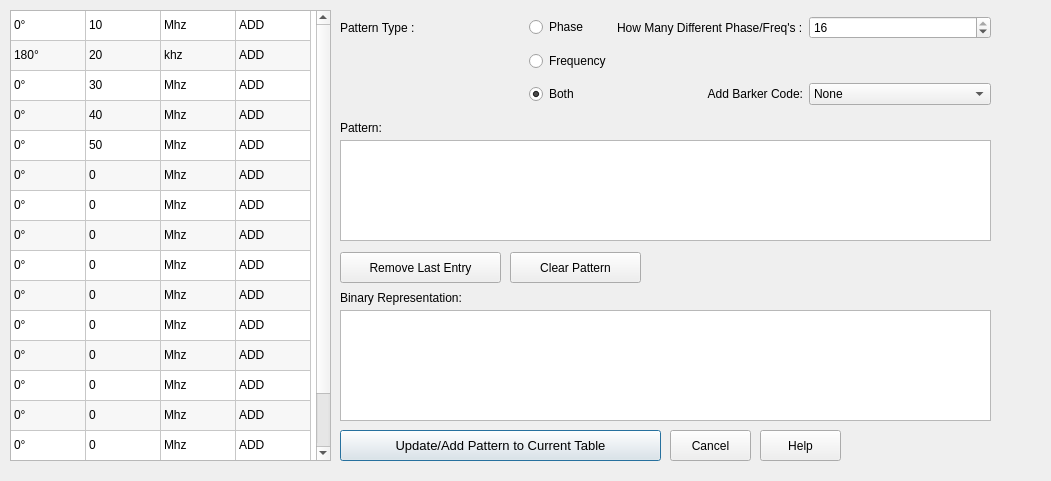
      <widget class="QWidget" name="Freq_phase_tab">
       <property name="geometry">
        <rect>
         <x>0</x>
         <y>0</y>
         <width>1051</width>
         <height>481</height>
        </rect>
       </property>
       <attribute name="label">
        <string>Create or Edit Freq/Phase Patterns in Table</string>
       </attribute>
       <widget class="QWidget" name="gridLayoutWidget">
        <property name="geometry">
         <rect>
          <x>340</x>
          <y>10</y>
          <width>651</width>
          <height>101</height>
         </rect>
        </property>
        <layout class="QGridLayout" name="gridLayout">
         <item row="0" column="0">
          <widget class="QLabel" name="label_2">
           <property name="text">
            <string>Pattern Type : </string>
           </property>
          </widget>
         </item>
         <item row="1" column="1">
          <widget class="QRadioButton" name="freq_pattern_type_radio_button">
           <property name="text">
            <string>Frequency</string>
           </property>
          </widget>
         </item>
         <item row="0" column="1">
          <widget class="QRadioButton" name="phase_pattern_type_radio_button">
           <property name="text">
            <string>Phase</string>
           </property>
          </widget>
         </item>
         <item row="2" column="1">
          <widget class="QRadioButton" name="both_pattern_type_radio_button">
           <property name="text">
            <string>Both</string>
           </property>
           <property name="checked">
            <bool>true</bool>
           </property>
          </widget>
         </item>
         <item row="1" column="3">
          <spacer name="horizontalSpacer_6">
           <property name="orientation">
            <enum>Qt::Horizontal</enum>
           </property>
           <property name="sizeHint" stdset="0">
            <size>
             <width>40</width>
             <height>20</height>
            </size>
           </property>
          </spacer>
         </item>
         <item row="0" column="3">
          <widget class="QSpinBox" name="how_many_different_phase_or_freq_spin_box">
           <property name="minimum">
            <number>2</number>
           </property>
           <property name="maximum">
            <number>16</number>
           </property>
           <property name="value">
            <number>16</number>
           </property>
          </widget>
         </item>
         <item row="0" column="2">
          <widget class="QLabel" name="label_3">
           <property name="text">
            <string>How Many Different Phase/Freq's :</string>
           </property>
          </widget>
         </item>
         <item row="2" column="0">
          <spacer name="horizontalSpacer">
           <property name="orientation">
            <enum>Qt::Horizontal</enum>
           </property>
           <property name="sizeHint" stdset="0">
            <size>
             <width>18</width>
             <height>20</height>
            </size>
           </property>
          </spacer>
         </item>
         <item row="1" column="0">
          <spacer name="horizontalSpacer_4">
           <property name="orientation">
            <enum>Qt::Horizontal</enum>
           </property>
           <property name="sizeHint" stdset="0">
            <size>
             <width>40</width>
             <height>20</height>
            </size>
           </property>
          </spacer>
         </item>
         <item row="1" column="2">
          <spacer name="horizontalSpacer_5">
           <property name="orientation">
            <enum>Qt::Horizontal</enum>
           </property>
           <property name="sizeHint" stdset="0">
            <size>
             <width>40</width>
             <height>20</height>
            </size>
           </property>
          </spacer>
         </item>
         <item row="2" column="2">
          <widget class="QLabel" name="add_barker_code_label">
           <property name="layoutDirection">
            <enum>Qt::LeftToRight</enum>
           </property>
           <property name="text">
            <string>Add Barker Code:</string>
           </property>
           <property name="alignment">
            <set>Qt::AlignRight|Qt::AlignTrailing|Qt::AlignVCenter</set>
           </property>
          </widget>
         </item>
         <item row="2" column="3">
          <widget class="QComboBox" name="comboBox">
           <item>
            <property name="text">
             <string>None</string>
            </property>
           </item>
           <item>
            <property name="text">
             <string>2A</string>
            </property>
           </item>
           <item>
            <property name="text">
             <string>2B</string>
            </property>
           </item>
           <item>
            <property name="text">
             <string>3</string>
            </property>
           </item>
           <item>
            <property name="text">
             <string>4A</string>
            </property>
           </item>
           <item>
            <property name="text">
             <string>4B</string>
            </property>
           </item>
           <item>
            <property name="text">
             <string>5</string>
            </property>
           </item>
           <item>
            <property name="text">
             <string>7</string>
            </property>
           </item>
           <item>
            <property name="text">
             <string>11</string>
            </property>
           </item>
           <item>
            <property name="text">
             <string>13</string>
            </property>
           </item>
          </widget>
         </item>
        </layout>
       </widget>
       <widget class="QPushButton" name="help_editing_pattern_push_button">
        <property name="geometry">
         <rect>
          <x>760</x>
          <y>430</y>
          <width>81</width>
          <height>31</height>
         </rect>
        </property>
        <property name="text">
         <string>Help</string>
        </property>
       </widget>
       <widget class="QTextEdit" name="pattern_binary_pattern_shown_text_editor">
        <property name="geometry">
         <rect>
          <x>340</x>
          <y>310</y>
          <width>651</width>
          <height>111</height>
         </rect>
        </property>
        <property name="readOnly">
         <bool>true</bool>
        </property>
       </widget>
       <widget class="QTableWidget" name="phase_freq_pattern_entry_table">
        <property name="geometry">
         <rect>
          <x>10</x>
          <y>10</y>
          <width>321</width>
          <height>451</height>
         </rect>
        </property>
        <property name="sizePolicy">
         <sizepolicy hsizetype="Expanding" vsizetype="Expanding">
          <horstretch>0</horstretch>
          <verstretch>0</verstretch>
         </sizepolicy>
        </property>
        <property name="minimumSize">
         <size>
          <width>221</width>
          <height>0</height>
         </size>
        </property>
        <property name="horizontalScrollBarPolicy">
         <enum>Qt::ScrollBarAlwaysOff</enum>
        </property>
        <property name="alternatingRowColors">
         <bool>true</bool>
        </property>
        <property name="rowCount">
         <number>16</number>
        </property>
        <property name="columnCount">
         <number>4</number>
        </property>
        <attribute name="horizontalHeaderVisible">
         <bool>false</bool>
        </attribute>
        <attribute name="horizontalHeaderMinimumSectionSize">
         <number>20</number>
        </attribute>
        <attribute name="horizontalHeaderDefaultSectionSize">
         <number>75</number>
        </attribute>
        <attribute name="verticalHeaderVisible">
         <bool>false</bool>
        </attribute>
        <row/>
        <row/>
        <row/>
        <row/>
        <row/>
        <row/>
        <row/>
        <row/>
        <row/>
        <row/>
        <row/>
        <row/>
        <row/>
        <row/>
        <row/>
        <row/>
        <column/>
        <column/>
        <column/>
        <column/>
        <item row="0" column="0">
         <property name="text">
          <string>0°</string>
         </property>
        </item>
        <item row="0" column="1">
         <property name="text">
          <string>10</string>
         </property>
        </item>
        <item row="0" column="2">
         <property name="text">
          <string>Mhz</string>
         </property>
        </item>
        <item row="0" column="3">
         <property name="text">
          <string>ADD</string>
         </property>
         <property name="flags">
          <set>ItemIsSelectable|ItemIsDragEnabled|ItemIsDropEnabled|ItemIsUserCheckable|ItemIsEnabled</set>
         </property>
        </item>
        <item row="1" column="0">
         <property name="text">
          <string>180°</string>
         </property>
        </item>
        <item row="1" column="1">
         <property name="text">
          <string>20</string>
         </property>
        </item>
        <item row="1" column="2">
         <property name="text">
          <string>khz</string>
         </property>
        </item>
        <item row="1" column="3">
         <property name="text">
          <string>ADD</string>
         </property>
         <property name="flags">
          <set>ItemIsSelectable|ItemIsDragEnabled|ItemIsDropEnabled|ItemIsUserCheckable|ItemIsEnabled</set>
         </property>
        </item>
        <item row="2" column="0">
         <property name="text">
          <string>0°</string>
         </property>
        </item>
        <item row="2" column="1">
         <property name="text">
          <string>30</string>
         </property>
        </item>
        <item row="2" column="2">
         <property name="text">
          <string>Mhz</string>
         </property>
        </item>
        <item row="2" column="3">
         <property name="text">
          <string>ADD</string>
         </property>
         <property name="flags">
          <set>ItemIsSelectable|ItemIsDragEnabled|ItemIsDropEnabled|ItemIsUserCheckable|ItemIsEnabled</set>
         </property>
        </item>
        <item row="3" column="0">
         <property name="text">
          <string>0°</string>
         </property>
        </item>
        <item row="3" column="1">
         <property name="text">
          <string>40</string>
         </property>
        </item>
        <item row="3" column="2">
         <property name="text">
          <string>Mhz</string>
         </property>
        </item>
        <item row="3" column="3">
         <property name="text">
          <string>ADD</string>
         </property>
         <property name="flags">
          <set>ItemIsSelectable|ItemIsDragEnabled|ItemIsDropEnabled|ItemIsUserCheckable|ItemIsEnabled</set>
         </property>
        </item>
        <item row="4" column="0">
         <property name="text">
          <string>0°</string>
         </property>
        </item>
        <item row="4" column="1">
         <property name="text">
          <string>50</string>
         </property>
        </item>
        <item row="4" column="2">
         <property name="text">
          <string>Mhz</string>
         </property>
        </item>
        <item row="4" column="3">
         <property name="text">
          <string>ADD</string>
         </property>
         <property name="flags">
          <set>ItemIsSelectable|ItemIsDragEnabled|ItemIsDropEnabled|ItemIsUserCheckable|ItemIsEnabled</set>
         </property>
        </item>
        <item row="5" column="0">
         <property name="text">
          <string>0°</string>
         </property>
        </item>
        <item row="5" column="1">
         <property name="text">
          <string>0</string>
         </property>
        </item>
        <item row="5" column="2">
         <property name="text">
          <string>Mhz</string>
         </property>
        </item>
        <item row="5" column="3">
         <property name="text">
          <string>ADD</string>
         </property>
         <property name="flags">
          <set>ItemIsSelectable|ItemIsDragEnabled|ItemIsDropEnabled|ItemIsUserCheckable|ItemIsEnabled</set>
         </property>
        </item>
        <item row="6" column="0">
         <property name="text">
          <string>0°</string>
         </property>
        </item>
        <item row="6" column="1">
         <property name="text">
          <string>0</string>
         </property>
        </item>
        <item row="6" column="2">
         <property name="text">
          <string>Mhz</string>
         </property>
        </item>
        <item row="6" column="3">
         <property name="text">
          <string>ADD</string>
         </property>
         <property name="flags">
          <set>ItemIsSelectable|ItemIsDragEnabled|ItemIsDropEnabled|ItemIsUserCheckable|ItemIsEnabled</set>
         </property>
        </item>
        <item row="7" column="0">
         <property name="text">
          <string>0°</string>
         </property>
        </item>
        <item row="7" column="1">
         <property name="text">
          <string>0</string>
         </property>
        </item>
        <item row="7" column="2">
         <property name="text">
          <string>Mhz</string>
         </property>
        </item>
        <item row="7" column="3">
         <property name="text">
          <string>ADD</string>
         </property>
         <property name="flags">
          <set>ItemIsSelectable|ItemIsDragEnabled|ItemIsDropEnabled|ItemIsUserCheckable|ItemIsEnabled</set>
         </property>
        </item>
        <item row="8" column="0">
         <property name="text">
          <string>0°</string>
         </property>
        </item>
        <item row="8" column="1">
         <property name="text">
          <string>0</string>
         </property>
        </item>
        <item row="8" column="2">
         <property name="text">
          <string>Mhz</string>
         </property>
        </item>
        <item row="8" column="3">
         <property name="text">
          <string>ADD</string>
         </property>
         <property name="flags">
          <set>ItemIsSelectable|ItemIsDragEnabled|ItemIsDropEnabled|ItemIsUserCheckable|ItemIsEnabled</set>
         </property>
        </item>
        <item row="9" column="0">
         <property name="text">
          <string>0°</string>
         </property>
        </item>
        <item row="9" column="1">
         <property name="text">
          <string>0</string>
         </property>
        </item>
        <item row="9" column="2">
         <property name="text">
          <string>Mhz</string>
         </property>
        </item>
        <item row="9" column="3">
         <property name="text">
          <string>ADD</string>
         </property>
         <property name="flags">
          <set>ItemIsSelectable|ItemIsDragEnabled|ItemIsDropEnabled|ItemIsUserCheckable|ItemIsEnabled</set>
         </property>
        </item>
        <item row="10" column="0">
         <property name="text">
          <string>0°</string>
         </property>
        </item>
        <item row="10" column="1">
         <property name="text">
          <string>0</string>
         </property>
        </item>
        <item row="10" column="2">
         <property name="text">
          <string>Mhz</string>
         </property>
        </item>
        <item row="10" column="3">
         <property name="text">
          <string>ADD</string>
         </property>
         <property name="flags">
          <set>ItemIsSelectable|ItemIsDragEnabled|ItemIsDropEnabled|ItemIsUserCheckable|ItemIsEnabled</set>
         </property>
        </item>
        <item row="11" column="0">
         <property name="text">
          <string>0°</string>
         </property>
        </item>
        <item row="11" column="1">
         <property name="text">
          <string>0</string>
         </property>
        </item>
        <item row="11" column="2">
         <property name="text">
          <string>Mhz</string>
         </property>
        </item>
        <item row="11" column="3">
         <property name="text">
          <string>ADD</string>
         </property>
         <property name="flags">
          <set>ItemIsSelectable|ItemIsDragEnabled|ItemIsDropEnabled|ItemIsUserCheckable|ItemIsEnabled</set>
         </property>
        </item>
        <item row="12" column="0">
         <property name="text">
          <string>0°</string>
         </property>
        </item>
        <item row="12" column="1">
         <property name="text">
          <string>0</string>
         </property>
        </item>
        <item row="12" column="2">
         <property name="text">
          <string>Mhz</string>
         </property>
        </item>
        <item row="12" column="3">
         <property name="text">
          <string>ADD</string>
         </property>
         <property name="flags">
          <set>ItemIsSelectable|ItemIsDragEnabled|ItemIsDropEnabled|ItemIsUserCheckable|ItemIsEnabled</set>
         </property>
        </item>
        <item row="13" column="0">
         <property name="text">
          <string>0°</string>
         </property>
        </item>
        <item row="13" column="1">
         <property name="text">
          <string>0</string>
         </property>
        </item>
        <item row="13" column="2">
         <property name="text">
          <string>Mhz</string>
         </property>
        </item>
        <item row="13" column="3">
         <property name="text">
          <string>ADD</string>
         </property>
         <property name="flags">
          <set>ItemIsSelectable|ItemIsDragEnabled|ItemIsDropEnabled|ItemIsUserCheckable|ItemIsEnabled</set>
         </property>
        </item>
        <item row="14" column="0">
         <property name="text">
          <string>0°</string>
         </property>
        </item>
        <item row="14" column="1">
         <property name="text">
          <string>0</string>
         </property>
        </item>
        <item row="14" column="2">
         <property name="text">
          <string>Mhz</string>
         </property>
        </item>
        <item row="14" column="3">
         <property name="text">
          <string>ADD</string>
         </property>
         <property name="flags">
          <set>ItemIsSelectable|ItemIsDragEnabled|ItemIsDropEnabled|ItemIsUserCheckable|ItemIsEnabled</set>
         </property>
        </item>
        <item row="15" column="0">
         <property name="text">
          <string>0°</string>
         </property>
        </item>
        <item row="15" column="1">
         <property name="text">
          <string>0</string>
         </property>
        </item>
        <item row="15" column="2">
         <property name="text">
          <string>Mhz</string>
         </property>
        </item>
        <item row="15" column="3">
         <property name="text">
          <string>ADD</string>
         </property>
         <property name="flags">
          <set>ItemIsSelectable|ItemIsDragEnabled|ItemIsDropEnabled|ItemIsUserCheckable|ItemIsEnabled</set>
         </property>
        </item>
       </widget>
       <widget class="QPushButton" name="update_current_table_with_pattern_push_button">
        <property name="geometry">
         <rect>
          <x>340</x>
          <y>430</y>
          <width>321</width>
          <height>31</height>
         </rect>
        </property>
        <property name="font">
         <font>
          <pointsize>10</pointsize>
          <strikeout>false</strikeout>
          <kerning>true</kerning>
         </font>
        </property>
        <property name="autoFillBackground">
         <bool>false</bool>
        </property>
        <property name="text">
         <string>Update/Add Pattern to Current Table</string>
        </property>
        <property name="autoDefault">
         <bool>false</bool>
        </property>
        <property name="default">
         <bool>true</bool>
        </property>
       </widget>
       <widget class="QPushButton" name="cancel_editing_pattern_push_button">
        <property name="geometry">
         <rect>
          <x>670</x>
          <y>430</y>
          <width>81</width>
          <height>31</height>
         </rect>
        </property>
        <property name="text">
         <string>Cancel</string>
        </property>
       </widget>
       <widget class="QLabel" name="label">
        <property name="geometry">
         <rect>
          <x>340</x>
          <y>290</y>
          <width>181</width>
          <height>16</height>
         </rect>
        </property>
        <property name="text">
         <string>Binary Representation:</string>
        </property>
       </widget>
       <widget class="QTextEdit" name="pattern_nonBinary_values_shown_text_editor">
        <property name="geometry">
         <rect>
          <x>340</x>
          <y>140</y>
          <width>651</width>
          <height>101</height>
         </rect>
        </property>
        <property name="readOnly">
         <bool>true</bool>
        </property>
       </widget>
       <widget class="QLabel" name="label_4">
        <property name="geometry">
         <rect>
          <x>340</x>
          <y>120</y>
          <width>141</width>
          <height>16</height>
         </rect>
        </property>
        <property name="text">
         <string>Pattern:</string>
        </property>
       </widget>
       <widget class="QPushButton" name="remove_last_entry_pushbutton">
        <property name="geometry">
         <rect>
          <x>340</x>
          <y>252</y>
          <width>161</width>
          <height>31</height>
         </rect>
        </property>
        <property name="text">
         <string>Remove Last Entry</string>
        </property>
       </widget>
       <widget class="QPushButton" name="clear_pattern_push_button">
        <property name="geometry">
         <rect>
          <x>510</x>
          <y>252</y>
          <width>131</width>
          <height>31</height>
         </rect>
        </property>
        <property name="text">
         <string>Clear Pattern</string>
        </property>
       </widget>
      </widget>
